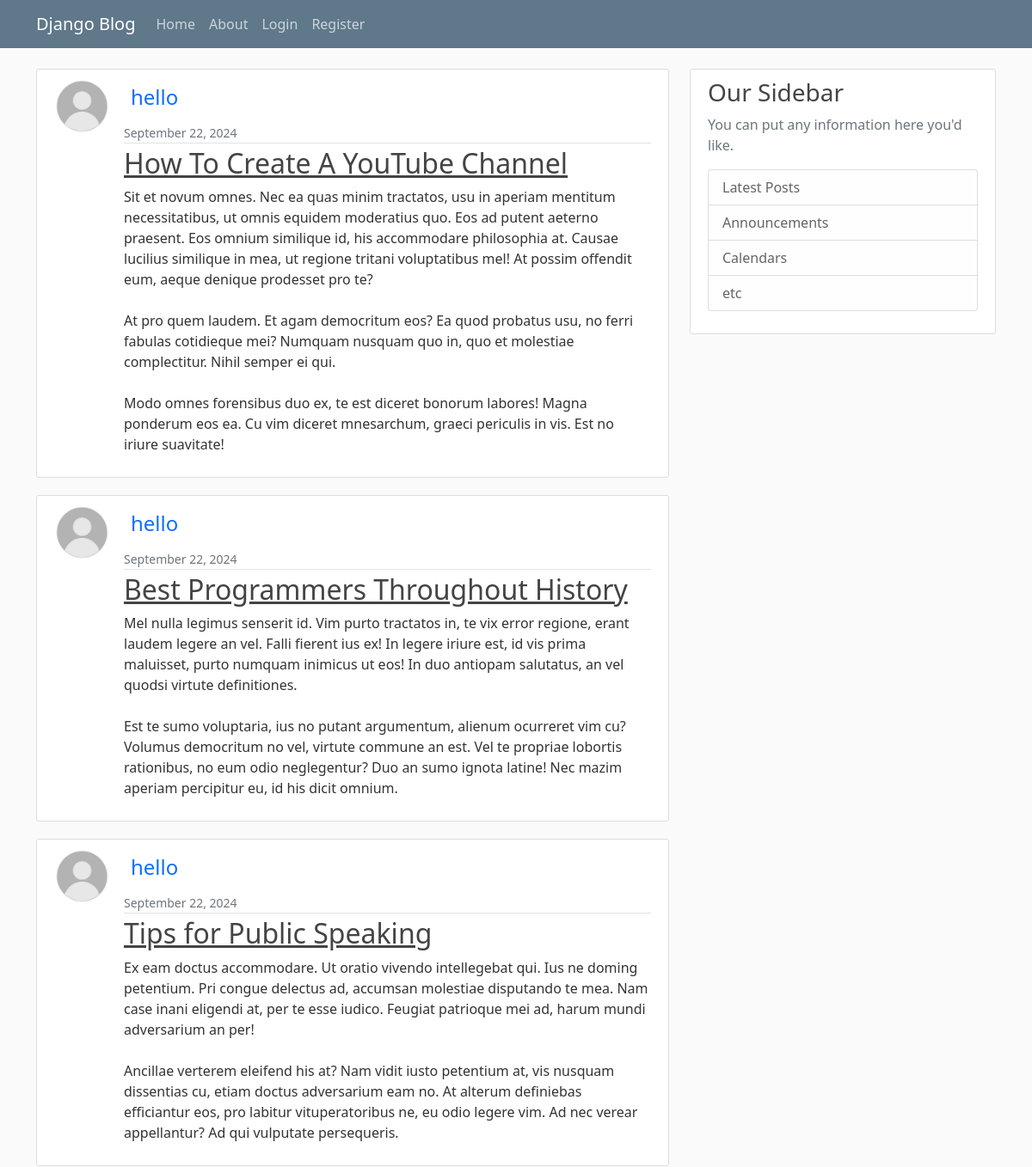
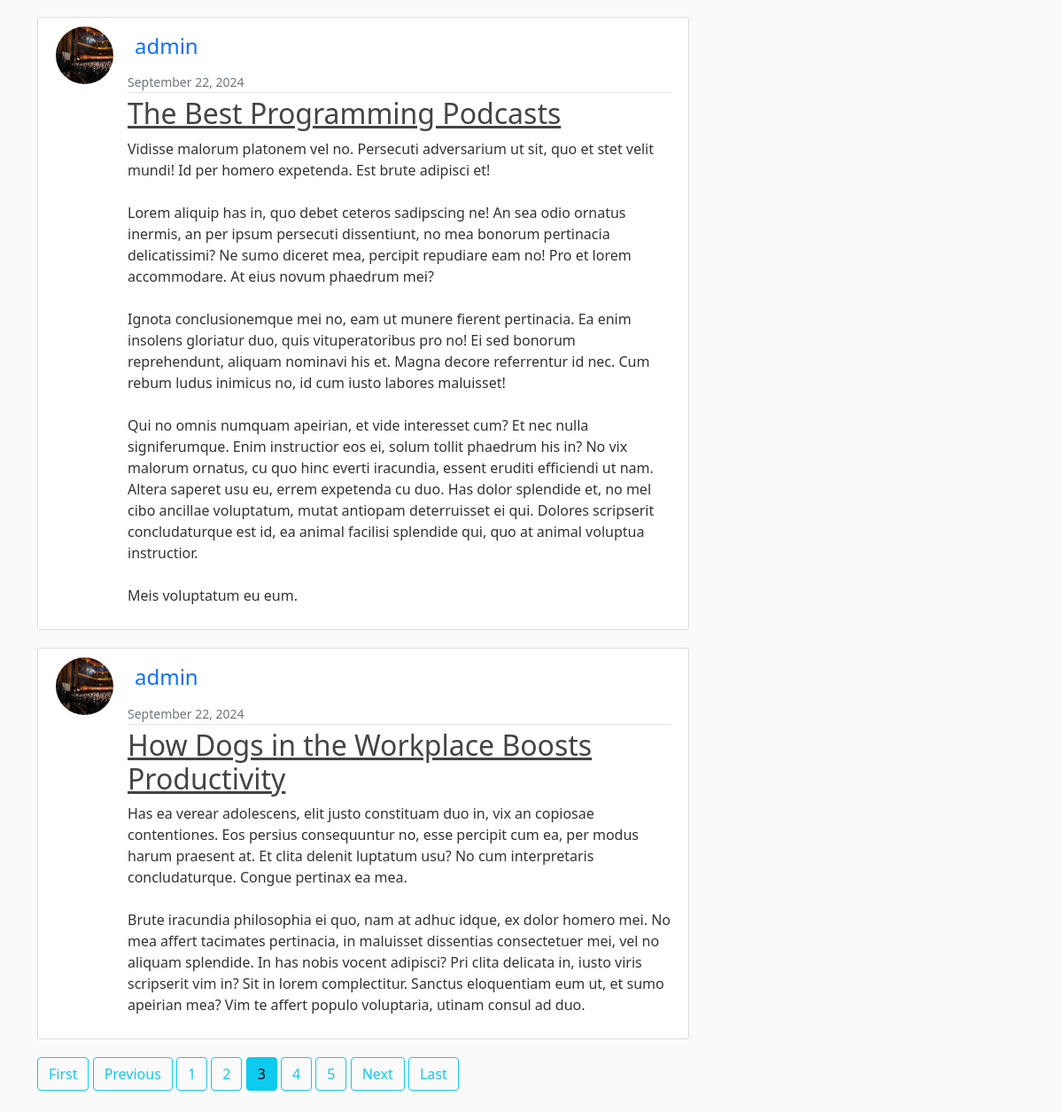
/?page=3, run on the app's committed database (2 pictures, top to bottom).
### blog/models.py (models this page shows, shortened)
class Post(models.Model):
    title=models.CharField(max_length=100)
    content=models.TextField()#for large amount of text, since posts can contain many text.
    date_posted=models.DateTimeField(default=timezone.now)#we dont pass timezone.now() as a function, but pass timezone.now as a reference to the function. if we passed it as function i.e using paranthesis, then it would return the time when this model was created, but we pass it as a reference whenever the user creates the post
    author=models.ForeignKey(User,on_delete=models.CASCADE)#author: a ForeignKey linking to the User model. This establishes a many-to-one relationship, meaning each post is written by one user, but each user can write many posts. The on_delete=models.CASCADE parameter specifies that if a user is deleted, all of their posts will also be deleted automatically, which is a common behavior in blog applications to maintain referential integrity.

### users/models.py (models this page shows, shortened)
class Profile(models.Model):
    user = models.OneToOneField(User,on_delete=models.CASCADE)
    image= models.ImageField(default="default.jpg",upload_to="profile_pics")

### blog/views.py (the view)
# urls.py: path('',PostListView.as_view(),name='blog-home'),
class PostListView(ListView):
    model = Post
    template_name = 'blog/home.html' # <app>/<model>_<viewtype>.html
    context_object_name = 'posts'
    ordering = ['-date_posted'] # here '-' sign changes the order of the posts from oldest2latest to latest2oldest
    paginate_by =5 #no. of posts per page

### blog/templates/blog/home.html
{% extends 'blog/base.html' %} {% block content %} {% for post in posts%}
<article class="media content-section d-flex">
    <img src="{{ post.author.profile.image.url }}" class="rounded-circle article-img">
    <div class="media-body ">
        <div class="article-metadata d-flex flex-column ">
            <a class=" p-2 text-decoration-none h4" href="{%url 'user-posts' post.author.username %}">{{ post.author }}</a>
            <small class="text-muted  ">{{ post.date_posted|date:'F d, Y' }}</small>
        </div>
        <h2><a class="article-title" href="{% url 'post-detail' post.id %}">{{ post.title }}</a></h2>
        <p class="article-content">{{ post.content }}</p>
    </div>
</article>
{% endfor %}
{% if is_paginated%}
    {% if page_obj.has_previous %}
        <a href="?page=1" class="btn btn-outline-info mb-4">First</a>
        <a href="?page={{ page_obj.previous_page_number }}" class="btn btn-outline-info mb-4">Previous</a>
    {% endif %}
{% for num in page_obj.paginator.page_range %}
    {% if page_obj.number == num %}
        <a href="?page={{ num }}" class="btn btn-info mb-4">{{ num }}</a>
    {% elif num > page_obj.number|add:'-3' and num < page_obj.number|add:'3' %}
        <a href="?page={{ num }}" class="btn btn-outline-info mb-4">{{ num }}</a>
    {% endif %}
{% endfor %}
{% if page_obj.has_next %}
    <a href="?page={{ page_obj.next_page_number }}" class="btn btn-outline-info mb-4">Next</a>
    <a href="?page={{ page_obj.paginator.num_pages }}" class="btn btn-outline-info mb-4">Last</a>
{% endif %}
{% endif %}
{% endblock %}

### blog/static/blog/main.css (style rules this page uses)
body { background: #fafafa; color: #333333; margin-top: 5rem; }
h1, h2, h3, h4, h5, h6 { color: #444444; }
.content-section { background: #ffffff; padding: 10px 20px; border: 1px solid #dddddd; border-radius: 3px; margin-bottom: 20px; }
.article-title { color: #444444; }
.article-content { white-space: pre-line; }
.article-img { height: 65px; width: 65px; margin-right: 16px; }
.article-metadata { padding-bottom: 1px; margin-bottom: 4px; border-bottom: 1px solid #e3e3e3 }

### data on the page
Post: author.profile.image (placeholder picture), author "hello", date_posted "September 22, 2024", title "How To Create A YouTube Channel", content "Sit et novum omnes. Nec ea quas minim tractatos, usu in aperiam mentitum necessitatibus, ut omnis equidem moderatius quo. Eos ad putent aeterno praesent. Eos omnium similique id, his accommodare philosophia at. Causae lucilius similique in mea, ut regione tritani voluptatibus mel! At possim offendit eum, aeque denique prodesset pro te? At pro quem laudem. Et agam democritum eos? Ea quod probatus usu, no ferri fabulas cotidieque mei? Numquam nusquam quo in, quo et molestiae complectitur. Nihil semper ei qui. Modo omnes forensibus duo ex, te est diceret bonorum labores! Magna ponderum eos ea. Cu vim diceret mnesarchum, graeci periculis in vis. Est no iriure suavitate!"
Post: author.profile.image (placeholder picture), author "hello", date_posted "September 22, 2024", title "Best Programmers Throughout History", content "Mel nulla legimus senserit id. Vim purto tractatos in, te vix error regione, erant laudem legere an vel. Falli fierent ius ex! In legere iriure est, id vis prima maluisset, purto numquam inimicus ut eos! In duo antiopam salutatus, an vel quodsi virtute definitiones. Est te sumo voluptaria, ius no putant argumentum, alienum ocurreret vim cu? Volumus democritum no vel, virtute commune an est. Vel te propriae lobortis rationibus, no eum odio neglegentur? Duo an sumo ignota latine! Nec mazim aperiam percipitur eu, id his dicit omnium."
Post: author.profile.image (placeholder picture), author "hello", date_posted "September 22, 2024", title "Tips for Public Speaking", content "Ex eam doctus accommodare. Ut oratio vivendo intellegebat qui. Ius ne doming petentium. Pri congue delectus ad, accumsan molestiae disputando te mea. Nam case inani eligendi at, per te esse iudico. Feugiat patrioque mei ad, harum mundi adversarium an per! Ancillae verterem eleifend his at? Nam vidit iusto petentium at, vis nusquam dissentias cu, etiam doctus adversarium eam no. At alterum definiebas efficiantur eos, pro labitur vituperatoribus ne, eu odio legere vim. Ad nec verear appellantur? Ad qui vulputate persequeris."
Post: author.profile.image (picture), author "admin", date_posted "September 22, 2024", title "The Best Programming Podcasts", content "Vidisse malorum platonem vel no. Persecuti adversarium ut sit, quo et stet velit mundi! Id per homero expetenda. Est brute adipisci et! Lorem aliquip has in, quo debet ceteros sadipscing ne! An sea odio ornatus inermis, an per ipsum persecuti dissentiunt, no mea bonorum pertinacia delicatissimi? Ne sumo diceret mea, percipit repudiare eam no! Pro et lorem accommodare. At eius novum phaedrum mei? Ignota conclusionemque mei no, eam ut munere fierent pertinacia. Ea enim insolens gloriatur duo, quis vituperatoribus pro no! Ei sed bonorum reprehendunt, aliquam nominavi his et. Magna decore referrentur id nec. Cum rebum ludus inimicus no, id cum iusto labores maluisset! Qui no omnis numquam…"
Post: author.profile.image (picture), author "admin", date_posted "September 22, 2024", title "How Dogs in the Workplace Boosts Productivity", content "Has ea verear adolescens, elit justo constituam duo in, vix an copiosae contentiones. Eos persius consequuntur no, esse percipit cum ea, per modus harum praesent at. Et clita delenit luptatum usu? No cum interpretaris concludaturque. Congue pertinax ea mea. Brute iracundia philosophia ei quo, nam at adhuc idque, ex dolor homero mei. No mea affert tacimates pertinacia, in maluisset dissentias consectetuer mei, vel no aliquam splendide. In has nobis vocent adipisci? Pri clita delicata in, iusto viris scripserit vim in? Sit in lorem complectitur. Sanctus eloquentiam eum ut, et sumo apeirian mea? Vim te affert populo voluptaria, utinam consul ad duo."

### other printed values
{{ num }} "1" "2" "4" "5"
{{ num }} "3"
